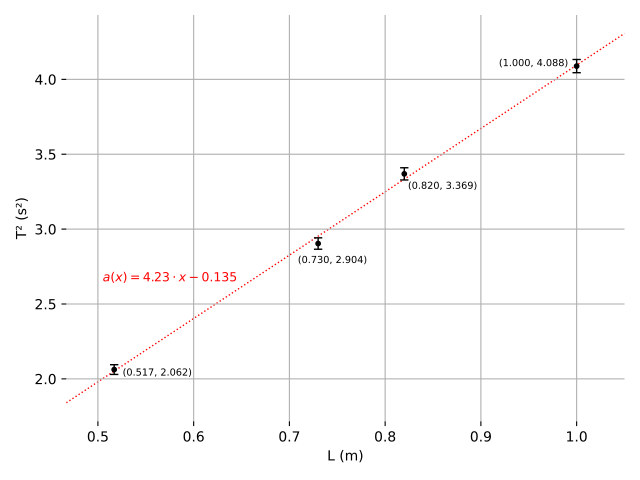

Python code for this plot:
import matplotlib.pyplot as plt
import numpy as np

data = [
    {"x": 0.517, "y": 2.0620, "dx": 0.045,  "dy": -0.04, "rel_error": 0.0158},
    {"x": 0.730, "y": 2.9036, "dx": 0.015, "dy": -0.13, "rel_error": 0.0131},
    {"x": 0.820, "y": 3.3690, "dx": 0.04, "dy": -0.1, "rel_error": 0.0121},
    {"x": 1.000, "y": 4.0884, "dx": -0.045,  "dy": 0.0, "rel_error": 0.0108},
]

L = np.array([d["x"] for d in data])
T2 = np.array([d["y"] for d in data])
relative_errors = np.array([d["rel_error"] for d in data])
yerr = T2 * relative_errors

fig, ax = plt.subplots()

ax.errorbar(L, T2, yerr=yerr, fmt='none', ecolor='black', elinewidth=1, capsize=3, zorder=5)
ax.scatter(L, T2, color='black', s=10, zorder=10)

for d in data:
    ax.text(
        d["x"] + d["dx"],
        d["y"] + d["dy"],
        f'({d["x"]:.3f}, {d["y"]:.3f})',
        fontsize=7,
        ha='center'
    )

ax.set_xlim(min(L) - 0.05, max(L) + 0.05)

x_line = np.array(ax.get_xlim())
y_line = 4.23 * x_line - 0.135
ax.plot(x_line, y_line, linewidth=1, zorder=0, linestyle='dotted', color='red')

ax.text(0.505, 2.65, r"$a(x) = 4.23 \cdot x − 0.135$", fontsize=9, color='red')
# 0.63, 2.4

ax.set_xlabel("L (m)")
ax.set_ylabel("T² (s²)")
for spine in ax.spines.values():
    spine.set_visible(False)
ax.grid(True)

plt.tight_layout()
plt.savefig("grafico-ajuste-lineal.pdf", dpi=150)
plt.show()

# env/bin/python grafico-ajuste-lineal.py
